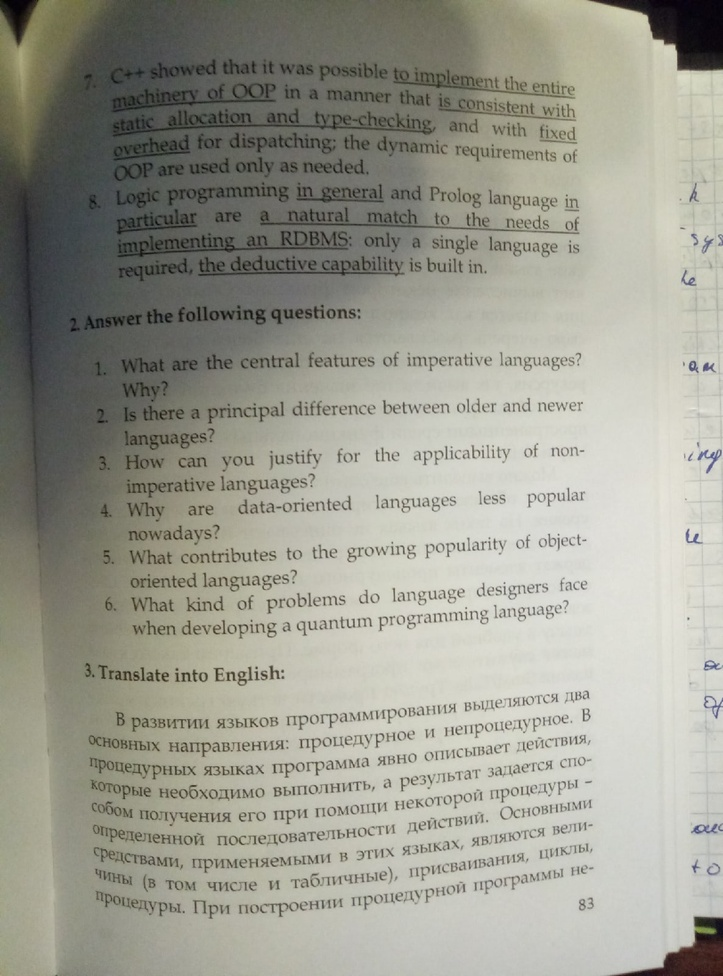
#> input picture Image/7.jpg, 723 x 976 px, shrunk from 1186 x 1600 before the run
$ python secondpr.py
#> lines starting #> are read from the running program, lines starting #| are printed output that depends on the picture; after the words box and inside, x2 and y2 are one past the last pixel; in counts of white or black regions, pixels touching at a corner belong together
# -*- coding: utf-8 -*-

import cv2 as cv
import os
import pytesseract
from PIL import Image

img = cv.imread('Image/7.jpg')
#> img is the input picture: shape (976, 723, 3); mean B, G, R 144.8, 156.5, 156.7
gray = cv.cvtColor(img, cv.COLOR_BGR2GRAY)
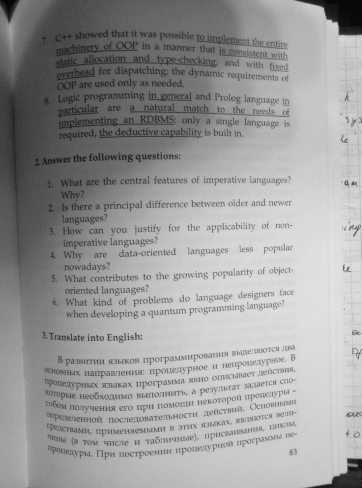
#> gray: shape (976, 723) (shown at 1/2 size); min 2, max 234, mean 155.2

# [4 lines of commented-out code are left out]
se = cv.getStructuringElement(cv.MORPH_RECT , (8,8))
bg = cv.morphologyEx(gray, cv.MORPH_DILATE, se)
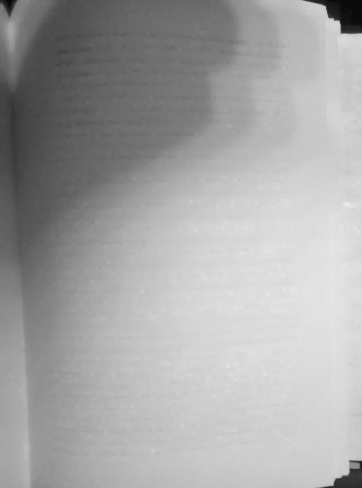
#> bg: shape (976, 723) (shown at 1/2 size); min 7, max 234, mean 166
out_gray = cv.divide(gray, bg, scale = 255)
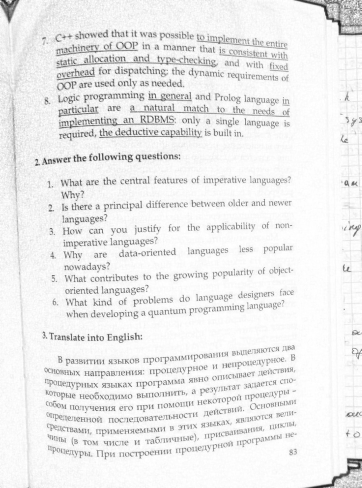
#> out_gray: shape (976, 723) (shown at 1/2 size); min 14, max 255, mean 236.5
out_binary = cv.threshold(out_gray, 0, 255, cv.THRESH_OTSU)[1]
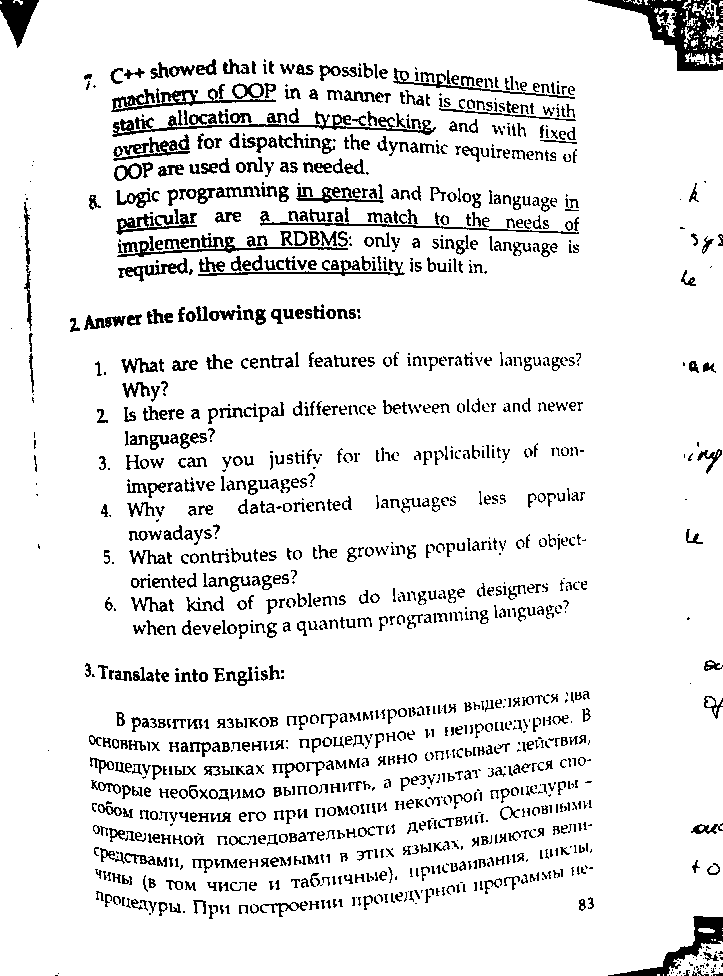
#> out_binary: shape (976, 723); 90.4% white; black in thin lines or dots

cv.imshow('binary', out_binary)
# cv.imwrite('binary.png',out_binary)

cv.imshow('gray', out_gray)
# [7 lines of commented-out code are left out]
cv.imshow('gray_original', gray)
cv.imshow('original', img)
# cv.imshow('threshold', threshold_image3)
cv.waitKey(0)

$ run again, with Image/1.jpg copied over Image/7.jpg
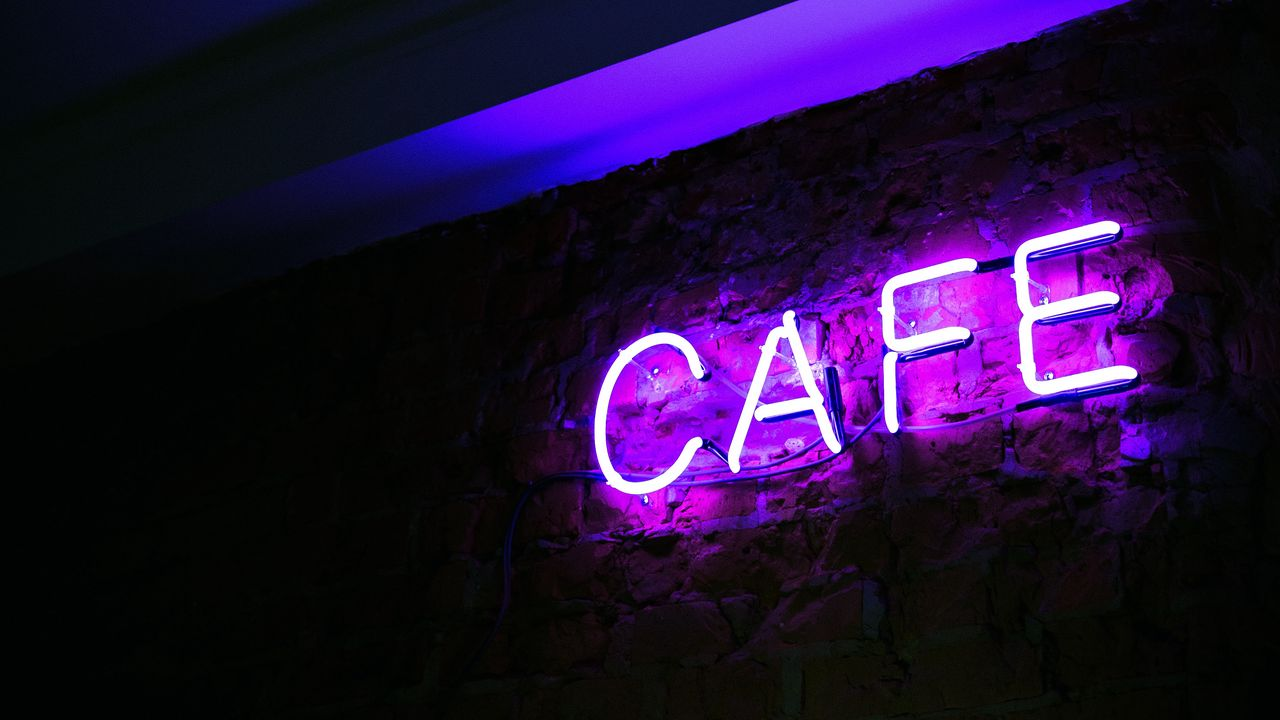
#> input picture Image/1.jpg, 1280 x 720 px
#> img is the input picture: shape (720, 1280, 3); mean B, G, R 53.4, 14.1, 34.2
#> `out_gray = cv.divide(gray, bg, scale = 255)`:
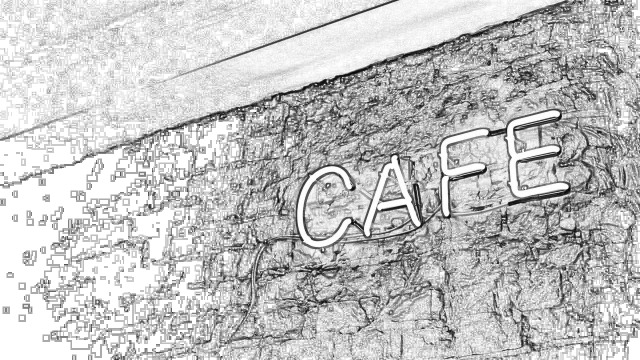
#> out_gray: shape (720, 1280) (shown at 1/2 size); min 0, max 255, mean 194.3
#> `out_binary = cv.threshold(out_gray, 0, 255, cv.THRESH_OTSU)[1]`:
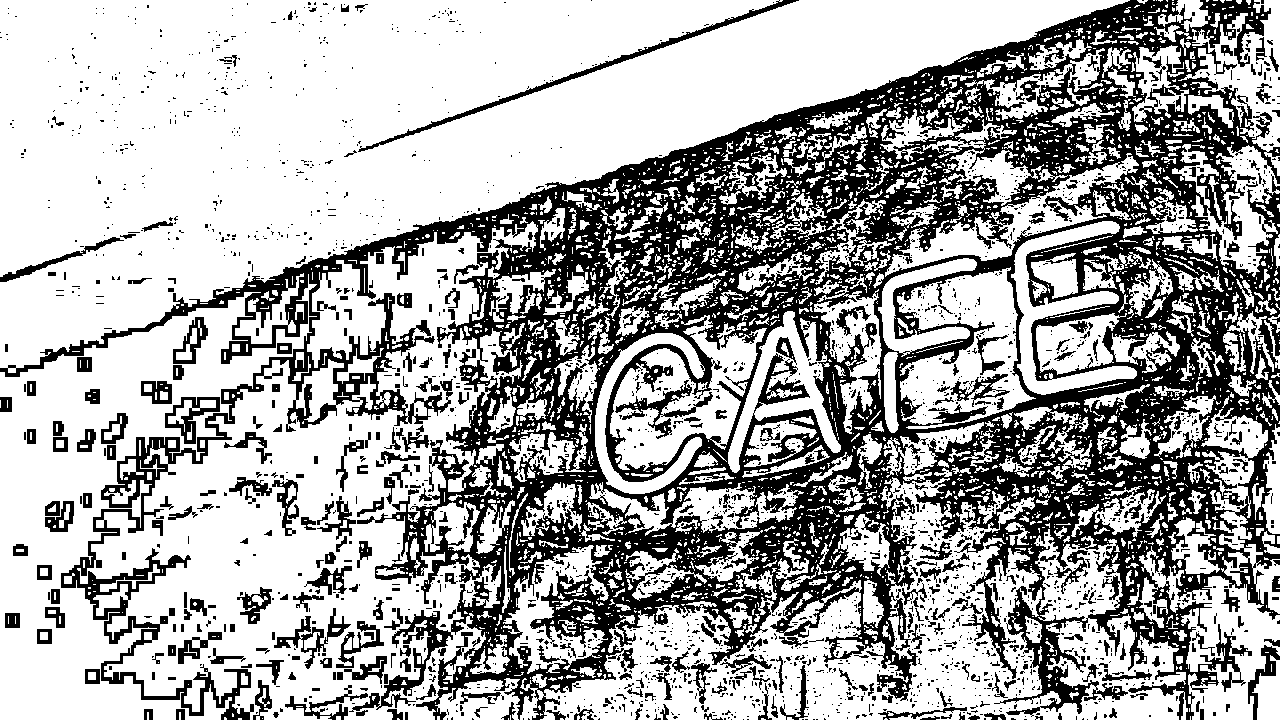
#> out_binary: shape (720, 1280); 66.4% white; 2637 black regions (2256 under 20 px), largest, box (x1, y1, x2, y2) and area: (0, 0, 1280, 720) 260921, (358, 0, 799, 152) 2124, (615, 380, 713, 439) 1191
